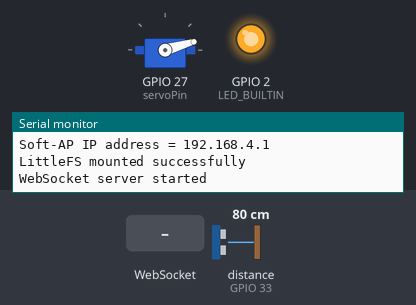
The sketch below on a simulated ESP32. Shown: servo, output pins drawn as LEDs (lit = HIGH), the last lines printed to the serial monitor. Wiring (inferred from the names in the program): ultrasonic range finder: trigger GPIO 32; echo GPIO 33. The test bench sets the inputs (shaded band); at power-on: distance to the obstacle (sensor on GPIO 33) 80 cm. The echo pulse lasts 58.3 µs per cm; storage starts empty; pins used as bus, display or sensor lines are not drawn.

Above: at 1.04 s.
1.3 s: WebSocket text "forward" received
At 1.64 s:
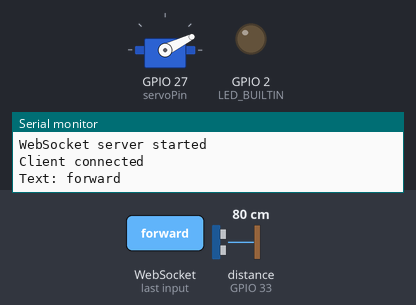
4.3 s: WebSocket text "reverse" received
At 4.59 s:
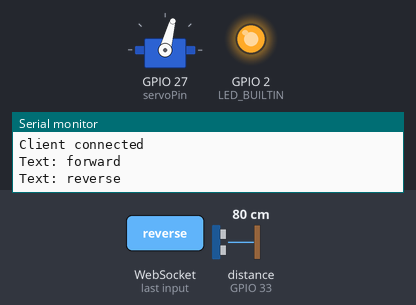
7.3 s: distance to the obstacle (sensor on GPIO 33) set to 250 cm
10.3 s: WebSocket text "forward" received
At 11.49 s:
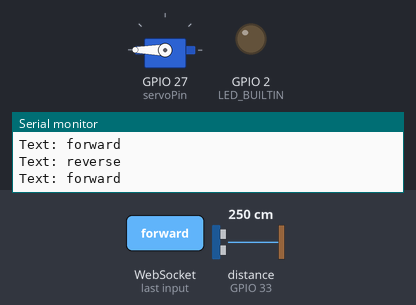
13.3 s: distance to the obstacle (sensor on GPIO 33) set to 2 cm
16.3 s: WebSocket text "reverse" received
At 16.54 s:
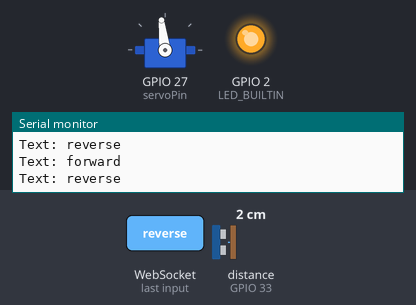
Timing chart, 0 to 53.5 s (numbered marks = the images above; inputs shaded):
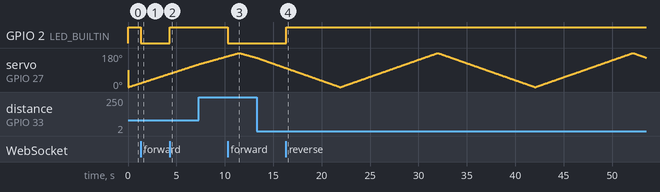

The sketch:

Current.ino
```cpp
#include <WiFi.h>
#include <LittleFS.h>
#include <AsyncTCP.h>
#include <ESPAsyncWebServer.h>
#include <ESP32Servo.h>

//Set IP data
IPAddress local_IP(192, 168, 4, 1);
IPAddress gateway(192, 168, 4, 1);
IPAddress subnet(255, 255, 255, 0);

//Open in port 80, I believe this is the default port for a web server
//Therefore all we need to do to connect to the server is http://ip/whatever
AsyncWebServer server(80);
AsyncWebSocket ws("/ws");

#include "NetworkFunctions.h"

Servo myservo;
#define trigPin 32
#define echoPin 33
#define servoPin 27
#define SOUND_VELOCITY 0.034
long duration;
float distanceCm;
int pos = 0;

void setup() {
  Serial.begin(115200);

  //Wifi setup
  WiFi.softAPConfig(local_IP, gateway, subnet);
  WiFi.softAP("The A Team");
  Serial.print("\nSoft-AP IP address = ");
  Serial.println(WiFi.softAPIP());

  //Load files
  if (!LittleFS.begin()) {
    Serial.println("Failed to mount LittleFS");
    return;
  }
  Serial.println("LittleFS mounted successfully");

  ws.onEvent(onEvent);
  server.addHandler(&ws);

  //Sends the html file on root directory request, the html file is set up so it will request the css and js files
  server.on("/", HTTP_ANY, [](AsyncWebServerRequest *request){
    request->send(LittleFS, "/index.html", "text/html");
  });
  server.on("/style.css", HTTP_ANY, [](AsyncWebServerRequest *request){
    request->send(LittleFS, "/style.css", "text/css");
  });
  server.on("/script.js", HTTP_ANY, [](AsyncWebServerRequest *request){
    request->send(LittleFS, "/script.js", "application/javascript");
  });

  server.begin();
  Serial.println("WebSocket server started");

  //
  //Setup pins here
  myservo.attach(servoPin, 700, 2200);
  pinMode(LED_BUILTIN, OUTPUT);
  digitalWrite(LED_BUILTIN, HIGH);
  pinMode(trigPin, OUTPUT);
  pinMode(echoPin, INPUT);
  //
}
unsigned long lastSend = 0;

void moveAndCheck(int angle){
  myservo.write(angle);
  delay(30);

  // Clears the trigPin
  digitalWrite(trigPin, LOW);
  delayMicroseconds(2);
  // Sets the trigPin on HIGH state for 10 micro seconds
  digitalWrite(trigPin, HIGH);
  delayMicroseconds(10);
  digitalWrite(trigPin, LOW);

  // Reads the echoPin, returns the sound wave travel time in microseconds
  duration = pulseIn(echoPin, HIGH, 30000);

  // Calculate the distance
  distanceCm = duration * SOUND_VELOCITY/2;
  distanceCm = trunc(distanceCm*10)/10;

  delay(25);

  //ws.textAll(String(distanceCm) + "," + String(angle));
}

void loop() {
  ws.cleanupClients(); //Not really needed but the Github recommends it

  for (pos = 0; pos <= 180; pos += 1) {
    moveAndCheck(pos);
  }

  for (pos = 180; pos >= 0; pos -= 1) {
    moveAndCheck(pos);
  }
}
```

MotorFunctions.h
```cpp
//
//Define outputs here
#define leftFWD   16
#define leftREV   17
#define rightFWD  18
#define rightREV  19
#define LED_BUILTIN 2
//

void forward(){
  digitalWrite(leftFWD, HIGH);
  digitalWrite(leftREV, LOW);
  digitalWrite(rightFWD, HIGH);
  digitalWrite(rightREV, LOW);

  return;
}

void reverse(){
  digitalWrite(leftFWD, LOW);
  digitalWrite(leftREV, HIGH);
  digitalWrite(rightFWD, LOW);
  digitalWrite(rightREV, HIGH);

  return;
}

void inactive(){
  digitalWrite(leftFWD, LOW);
  digitalWrite(leftREV, LOW);
  digitalWrite(rightFWD, LOW);
  digitalWrite(rightREV, LOW);

  return;
}

void ledON(){
  digitalWrite(LED_BUILTIN, LOW);
}

void ledOFF(){
  digitalWrite(LED_BUILTIN, HIGH);
}
```

NetworkFunctions.h
```cpp
#include "MotorFunctions.h"

#define MAX_JPG_SIZE 32000
uint8_t jpegData[MAX_JPG_SIZE];

void handleMessage(void *arg, uint8_t *data, size_t len) {
  AwsFrameInfo *info = (AwsFrameInfo*)arg;

  if (info->opcode == WS_TEXT && info->final && info->index == 0) {
    data[len] = 0;
    String message = (char*)data;
    Serial.println("Text: " + message);

    if (message == "forward")  ledON();
    else if (message == "reverse") ledOFF();
    else if (message == "stop") inactive();
    else if (message == "takePhoto") ws.textAll("Photo Taken");
  }

  else if (info->opcode == WS_BINARY || info->opcode == WS_CONTINUATION) {
    if (info->index + len <= MAX_JPG_SIZE) {
      memcpy(jpegData + info->index, data, len);
    }

    if (info->final && (info->index + len == info->len)) {
      Serial.printf("Full JPEG ready (%u bytes). Sending to web client...\n", info->len);

      ws.binaryAll(jpegData, info->len);
    }
  }
}

void onEvent(AsyncWebSocket *server, AsyncWebSocketClient *client, AwsEventType type, void *arg, uint8_t *data, size_t len) {//Taken off the github
  switch (type) {
    case WS_EVT_CONNECT:
      Serial.printf("Client connected\n");
      client->printf("Hello pilot");
      break;
    case WS_EVT_DISCONNECT:
      Serial.printf("Client disconnected\n");
      break;
    case WS_EVT_DATA:
      handleMessage(arg, data, len);
      break;
    case WS_EVT_ERROR:
      Serial.printf("Error");
      break;
    default:
      break;
  }
}
```

Measured:
- after the input at 1.3 s, GPIO 2 (LED_BUILTIN): HIGH → LOW at once
- after the input at 4.3 s, GPIO 2 (LED_BUILTIN): LOW → HIGH at once
- after the input at 10.3 s, GPIO 2 (LED_BUILTIN): HIGH → LOW at once
- after the input at 16.3 s, GPIO 2 (LED_BUILTIN): LOW → HIGH at once
